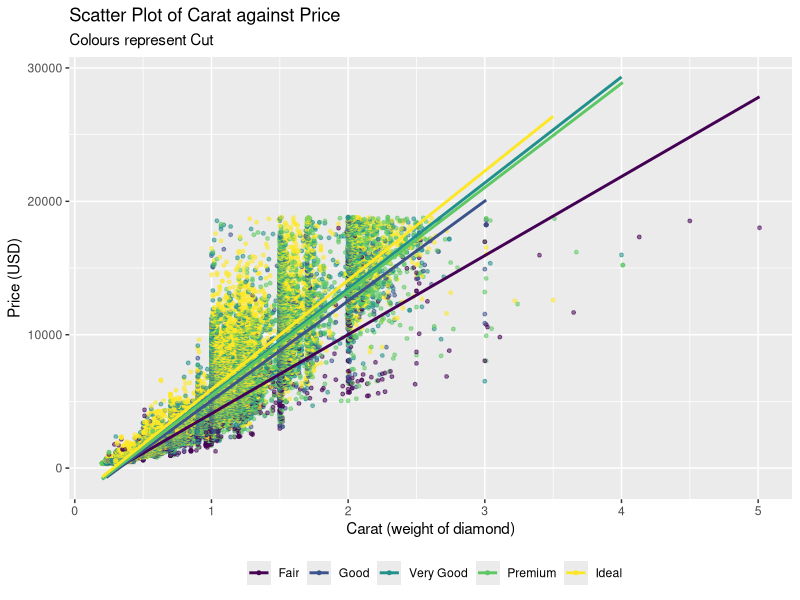

This figure's R source:
## ---- chunk 1
library(tidyverse) 
library(ggplot2)
## ---- chunk 2
diamonds <- diamonds %>% rename(
    depth_pct = depth,
    length_mm = x,
    width_mm = y,
    depth_mm = z,
    table_pct = table
  )
## ---- chunk 3
colSums(is.na(diamonds))
# No NAs present in the data set 

clean_diamonds <- diamonds %>% 
  filter(length_mm > 0 & width_mm > 0 & depth_mm > 0)

clean_diamonds %>% 
  group_by(cut) %>% 
  summarise(count = n(),
            mean_price = mean(price),
            min_price = min(price),
            max_price = max(price))
clean_diamonds %>% 
  group_by(color) %>% 
  summarise(count = n(),
            mean_price = mean(price),
            min_price = min(price),
            max_price = max(price))
clean_diamonds %>% 
  group_by(clarity) %>% 
  summarise(count = n(), 
            mean_price = mean(price), 
            min_price = min(price), 
            max_price = max(price))

ggplot(data = clean_diamonds,
       mapping = aes(x = carat,
                     y = price,
                     colour = cut,
                     alpha = 0.05)) +
  geom_point(size = 1) +
  geom_smooth(method = "lm", se = FALSE) +
  labs(title = "Scatter Plot of Carat against Price",
       subtitle = "Colours represent Cut",
       x = "Carat (weight of diamond)",
       y = "Price (USD)",
       colour = "") +
  guides(alpha = "none") +
  theme(legend.position = "bottom")
## ---- chunk 4
clean_diamonds <- clean_diamonds %>%
  mutate(table_mm = table_pct * width_mm / 100)

# Overall table_mm arithmetic mean?
clean_diamonds %>% 
  summarise(mean_table_mm = mean(table_mm))
# table_mm arithmetic mean within each clarity category
clean_diamonds %>% 
  group_by(clarity) %>%
  summarise(mean_table_mm = mean(table_mm))
## ---- chunk 5
# calculate the arithmetic mean across all numeric variables
clean_diamonds %>% 
  summarise(across(where(is.numeric),
              \(x) mean(x, na.rm = TRUE),
              .names = "avg_{.col}"))




## ---- chunk 6
gmean <- function(x){
  if(any(!is.numeric(x)) || any(x <= 0)) {
    warning("X inputs must be greater than zero and numerical for geometric mean calculations")
    return(NaN)
  }
  geometric_mean <- exp(mean(log(x)))
  
  return(geometric_mean)
}
## ---- chunk 7

test_data <- list(
  test1 = c(2.1, 3.8, 4.2),
  test2 = c(1, 10, 100, 1000),
  test3 = c(0, 1, 4),
  test4 = c(0.38,  0.94, -1.56),
  test5 = c(TRUE, TRUE),
  test6 = c("6", "7", "8")
)


# Create for loop to test gmean() on the above examples
for (i in seq_along(test_data)) {
  gmean_output <- gmean(test_data[[i]])
}

## ---- chunk 8
# replicate the for loop from Ex 4 using the map (or a similar) function

## ---- chunk 9
# Overall table_mm arithmetic mean, median, and geometric mean?






# Arithmetic mean, median, and geometric mean of table_mm within each clarity category






